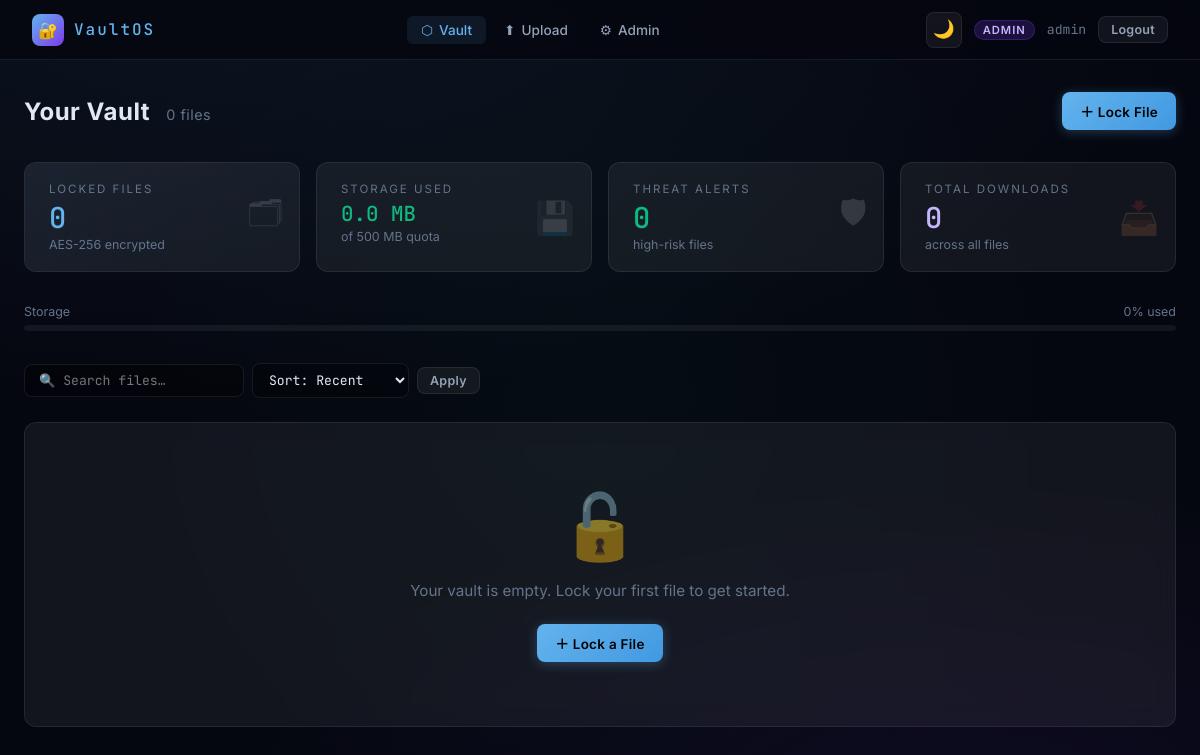
The app's page /dashboard (signed in) with its own data.
### app/models.py (models this page shows, shortened)
class User(UserMixin, db.Model):
    __tablename__ = 'users'
    id            = db.Column(db.Integer, primary_key=True)
    username      = db.Column(db.String(80),  unique=True, nullable=False)
    email         = db.Column(db.String(120), unique=True, nullable=False)
    password_hash = db.Column(db.String(256), nullable=False)
    is_admin      = db.Column(db.Boolean, default=False)
    is_active_acc = db.Column(db.Boolean, default=True)
    created_at    = db.Column(db.DateTime, default=datetime.now)
    last_login    = db.Column(db.DateTime)
    login_count   = db.Column(db.Integer, default=0)
    failed_logins = db.Column(db.Integer, default=0)
    storage_used  = db.Column(db.BigInteger, default=0)   # bytes
    storage_quota = db.Column(db.BigInteger, default=500 * 1024 * 1024)  # 500 MB
    email_verify_code    = db.Column(db.String(6), nullable=True)
    email_verify_expires = db.Column(db.DateTime, nullable=True)
    files     = db.relationship('LockedFile', backref='owner', lazy=True, cascade='all, delete-orphan', foreign_keys='LockedFile.user_id')
    audit_logs = db.relationship('AuditLog', backref='user', lazy=True, cascade='all, delete-orphan')
    def storage_percent(self):
        return min(100, int((self.storage_used / self.storage_quota) * 100))

### app/locker.py (the view)
@locker.route('/dashboard')
@login_required
def dashboard():
    q     = request.args.get('q', '').strip()
    tag   = request.args.get('tag', '').strip()
    sort  = request.args.get('sort', 'recent')
    query = LockedFile.query.filter_by(user_id=current_user.id, parent_id=None)
    if q:
        query = query.filter(LockedFile.original_filename.ilike(f'%{q}%'))
    if tag:
        query = query.filter(LockedFile.tags.ilike(f'%{tag}%'))
    if sort == 'name':
        query = query.order_by(LockedFile.original_filename.asc())
    elif sort == 'size':
        query = query.order_by(LockedFile.file_size.desc())
    elif sort == 'threat':
        query = query.order_by(LockedFile.ml_threat_score.desc())
    else:
        query = query.order_by(LockedFile.upload_time.desc())
    files      = query.all()
    total_size = sum(f.file_size for f in files)
    threat_files = [f for f in files if f.ml_threat_score > 0.6]
    return render_template('dashboard.html', files=files, total_size=total_size,
                           threat_files=threat_files, q=q, tag=tag, sort=sort)

### app/models.py (called while the page is built)
@login_manager.user_loader
def load_user(user_id):
    return User.query.get(int(user_id))

### templates/dashboard.html (shortened to what this page needs)
{% extends "base.html" %}
{% block content %}
<div class="page-header">
  <div>
    <div class="page-title">Your Vault <span>{{ files|length }} files</span></div>
  </div>
  <div style="display:flex;gap:8px;">
    <a href="{{ url_for('locker.upload') }}" class="btn btn-primary">＋ Lock File</a>
  </div>
</div>
<div class="stats-grid">
  <div class="stat-card" style="--glow-color:rgba(99,179,237,0.1)">
    <div class="stat-icon">🗂</div>
    <div class="stat-label">Locked Files</div>
    <div class="stat-value" style="color:var(--accent)">{{ files|length }}</div>
    <div class="stat-sub">AES-256 encrypted</div>
  </div>
  <div class="stat-card">
    <div class="stat-icon">💾</div>
    <div class="stat-label">Storage Used</div>
    <div class="stat-value" style="color:var(--accent3);font-size:1.3rem">{{ '%.1f'|format(total_size/1024/1024) }} MB</div>
    <div class="stat-sub">of {{ '%.0f'|format(current_user.storage_quota/1024/1024) }} MB quota</div>
  </div>
  <div class="stat-card">
    <div class="stat-icon">🛡</div>
    <div class="stat-label">Threat Alerts</div>
    <div class="stat-value" style="color:{% if threat_files %}var(--warn){% else %}var(--accent3){% endif %}">
      {{ threat_files|length }}
    </div>
    <div class="stat-sub">high-risk files</div>
  </div>
  <div class="stat-card">
    <div class="stat-icon">📥</div>
    <div class="stat-label">Total Downloads</div>
    <div class="stat-value" style="color:#c4b5fd">{{ files|sum(attribute='download_count') }}</div>
    <div class="stat-sub">across all files</div>
  </div>
</div>
<div class="storage-wrap">
  <div class="storage-label">
    <span>Storage</span>
    <span>{{ current_user.storage_percent() }}% used</span>
  </div>
  <div class="progress-bar"><div class="progress-fill" style="width:{{ current_user.storage_percent() }}%"></div></div>
</div>
<form class="filter-bar" method="GET">
  <input type="text" name="q" placeholder="🔍 Search files…" value="{{ q }}" style="max-width:220px;padding:7px 14px;font-size:0.82rem"/>
  <select name="sort">
    <option value="recent" {% if sort=='recent' %}selected{% endif %}>Sort: Recent</option>
  </select>
  <button type="submit" class="btn btn-ghost btn-sm">Apply</button>
</form>
{% if files %}
<div class="table-wrap">
  <table>
    <thead>
      <tr>
        <th>File</th><th>Category</th><th>Size</th>
        <th>Threat Score</th><th>Anomaly</th><th>Uploaded</th><th>Actions</th>
      </tr>
    </thead>
    <tbody>
      {% for f in files %}
      {% set thr, tcol = f.threat_label() %}
      <tr>
        <td>
          <div style="display:flex;flex-direction:column;gap:3px">
            <span class="file-name" title="{{ f.original_filename }}">{{ f.original_filename }}</span>
            {% if f.version > 1 %}<span style="font-size:0.7rem;color:var(--muted)">v{{ f.version }}</span>{% endif %}
            {% if f.tags %}
              {% for t in f.tags.split(',')[:2] %}
              <span class="tag-chip">{{ t.strip() }}</span>
              {% endfor %}
            {% endif %}
          </div>
        </td>
        <td>
          {% set icons={'document':'📄','office':'📊','image':'🖼','media':'🎵','archive':'📦','code':'💻','executable':'⚠️','other':'📎'} %}
          <span class="cat-icon">{{ icons.get(f.ml_file_category,'📎') }}</span>
          <span style="font-size:0.8rem;color:var(--muted)">{{ f.ml_file_category or '—' }}</span>
        </td>
        <td style="font-family:var(--mono);font-size:0.8rem;color:var(--muted)">
          {{ '%.1f'|format(f.file_size/1024) }} KB
        </td>
        <td>
          <div style="display:flex;align-items:center;gap:8px">
            <div class="threat-bar">
              <div class="threat-fill" style="width:{{ (f.ml_threat_score*100)|int }}%;background:{% if thr=='LOW' %}#10b981{% elif thr=='MEDIUM' %}#fbbf24{% elif thr=='HIGH' %}#f87171{% else %}#ef4444{% endif %}"></div>
            </div>
            <span class="badge badge-{{ thr.lower() }}">{{ thr }}</span>
          </div>
        </td>
        <td>
          {% if f.ml_is_anomaly %}
          <span class="badge badge-high">⚠ Anomaly</span>
          {% else %}
          <span style="font-size:0.75rem;color:var(--accent3)">✓ Normal</span>
          {% endif %}
        </td>
        <td style="font-family:var(--mono);font-size:0.78rem;color:var(--muted)">
          {{ f.upload_time.strftime('%d %b %Y') }}
        </td>
        <td>
          <div class="action-group">
            {% if f.file_extension in ('.png','.jpg','.jpeg','.gif','.pdf','.txt','.md','.csv','.py','.js','.html','.css','.log') %}
            <a href="{{ url_for('preview.preview_file', file_id=f.id) }}" class="btn btn-ghost btn-xs" title="Preview">👁</a>
            {% endif %}
            <a href="{{ url_for('locker.download', file_id=f.id) }}" class="btn btn-ghost btn-xs" title="Download">↓</a>
            <a href="{{ url_for('locker.file_detail', file_id=f.id) }}" class="btn btn-ghost btn-xs" title="Details">⋯</a>
            <form method="POST" action="{{ url_for('locker.delete', file_id=f.id) }}" onsubmit="return confirm('Permanently delete?')">
              <button type="submit" class="btn btn-danger btn-xs" title="Delete">✕</button>
            </form>
          </div>
        </td>
      </tr>
      {% endfor %}
    </tbody>
  </table>
</div>
{% else %}
<div class="card">
  <div class="card-body empty-state">
    <div class="es-icon">🔓</div>
    <p>Your vault is empty. Lock your first file to get started.</p>
    <a href="{{ url_for('locker.upload') }}" class="btn btn-primary">＋ Lock a File</a>
  </div>
</div>
{% endif %}
{% endblock %}

### templates/base.html (shortened to what this page needs)
<!DOCTYPE html>
<html lang="en" data-theme="dark">
<head>
</head>
<body>
<nav>
  <a class="brand" href="{{ url_for('locker.dashboard') if current_user.is_authenticated else url_for('auth.login') }}">
    <div class="brand-icon">🔐</div>
    <span class="brand-name">VaultOS</span>
  </a>
  {% if current_user.is_authenticated %}
  <div class="nav-center">
    <a class="nav-link {% if request.endpoint=='locker.dashboard' %}active{% endif %}" href="{{ url_for('locker.dashboard') }}">
      <span>⬡</span> Vault
    </a>
    <a class="nav-link {% if request.endpoint=='locker.upload' %}active{% endif %}" href="{{ url_for('locker.upload') }}">
      <span>⬆</span> Upload
    </a>
    {% if current_user.is_admin %}
    <a class="nav-link {% if 'admin' in (request.endpoint or '') %}active{% endif %}" href="{{ url_for('admin.dashboard') }}">
      <span>⚙</span> Admin
    </a>
    {% endif %}
  </div>
  <div class="nav-right">
    <button class="theme-toggle" id="theme-toggle" title="Toggle theme">🌙</button>
    {% if current_user.is_admin %}<span class="nav-badge">ADMIN</span>{% endif %}
    <span class="nav-user">{{ current_user.username }}</span>
    <a href="{{ url_for('auth.logout') }}" class="btn btn-ghost btn-sm">Logout</a>
  </div>
  {% else %}
  <div class="nav-right">
    <button class="theme-toggle" id="theme-toggle" title="Toggle theme">🌙</button>
    <a href="{{ url_for('auth.login') }}" class="btn btn-ghost btn-sm">Login</a>
    <a href="{{ url_for('auth.register') }}" class="btn btn-primary btn-sm">Register</a>
  </div>
  {% endif %}
</nav>
<main>
  {% block content %}{% endblock %}
</main>
</body>
</html>

### templates/dashboard.html (style rules this page uses)
.storage-wrap { margin-bottom:2rem }
.storage-label { display:flex;justify-content:space-between;font-size:0.78rem;color:var(--muted);margin-bottom:6px }
.filter-bar { display:flex;gap:8px;flex-wrap:wrap;align-items:center;margin-bottom:1.5rem }
.filter-bar select { width:auto;padding:7px 12px;font-size:0.82rem }

### records on screen
User: username "admin", current_user.storage_quota/1024/1024 "500", storage_percent "0"

### other values on screen
{{ files|length }} "0"
{{ '%.1f'|format(total_size/1024/1024) }} "0.0"
{{ threat_files|length }} "0"
{{ files|sum(attribute='download_count') }} "0"
